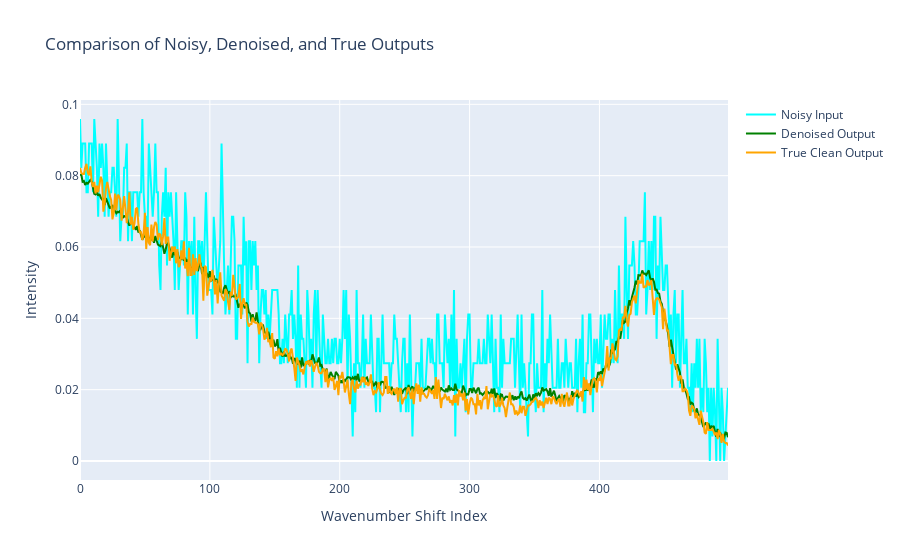

This figure's notebook cell:
### Code cell
import plotly.graph_objects as go

# Example data from your variables
noisy_input = X_test.iloc[1]
denoised_output = predicted_output.iloc[1]
true_clean_output = y_test.iloc[1]

# Create traces for each distribution
trace1 = go.Scatter(
    y=noisy_input,
    mode='lines',
    name='Noisy Input',
    line=dict(color='cyan')  # Adjust color as needed
)
trace2 = go.Scatter(
    y=denoised_output,
    mode='lines',
    name='Denoised Output',
    line=dict(color='green')  # Adjust color as needed
)
trace3 = go.Scatter(
    y=true_clean_output,
    mode='lines',
    name='True Clean Output',
    line=dict(color='orange')  # Adjust color as needed
)

# Add traces to the figure
fig = go.Figure(data=[trace1, trace2, trace3])

# Update layout to add title and labels
fig.update_layout(
    title='Comparison of Noisy, Denoised, and True Outputs',
    xaxis_title='Wavenumber Shift Index',
    yaxis_title='Intensity'
)

# Show the figure
fig.show()

### Figure 1 — Plotly figure (JSON) as saved in the notebook; plotly's stock layout.template omitted (floating-point values rounded to 4 significant figures; data arrays with more than 128 entries replaced by an {"elided": "..."} marker saying what was removed)
{"data": [{"line": {"color": "cyan"}, "mode": "lines", "name": "Noisy Input", "type": "scatter", "y": {"elided": "500 float values"}}, {"line": {"color": "green"}, "mode": "lines", "name": "Denoised Output", "type": "scatter", "y": {"elided": "500 float values"}}, {"line": {"color": "orange"}, "mode": "lines", "name": "True Clean Output", "type": "scatter", "y": {"elided": "500 float values"}}], "layout": {"title": {"text": "Comparison of Noisy, Denoised, and True Outputs"}, "xaxis": {"title": {"text": "Wavenumber Shift Index"}}, "yaxis": {"title": {"text": "Intensity"}}}}
